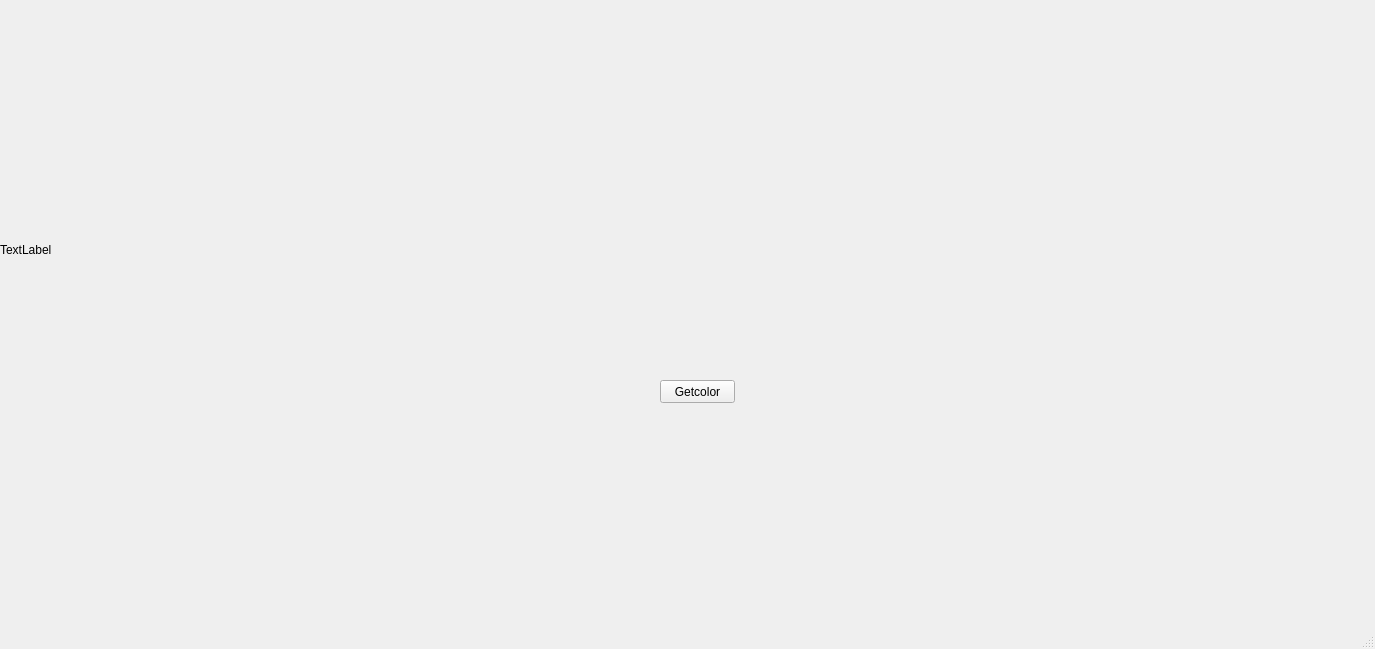
<?xml version="1.0" encoding="UTF-8"?>
<ui version="4.0">
 <class>MainWindow</class>
 <widget class="QMainWindow" name="MainWindow">
  <property name="geometry">
   <rect>
    <x>0</x>
    <y>0</y>
    <width>1375</width>
    <height>649</height>
   </rect>
  </property>
  <property name="windowTitle">
   <string>MainWindow</string>
  </property>
  <widget class="QWidget" name="centralwidget">
   <widget class="QLabel" name="label">
    <property name="geometry">
     <rect>
      <x>0</x>
      <y>0</y>
      <width>500</width>
      <height>500</height>
     </rect>
    </property>
    <property name="text">
     <string>TextLabel</string>
    </property>
   </widget>
   <widget class="QPushButton" name="pushButton">
    <property name="geometry">
     <rect>
      <x>660</x>
      <y>380</y>
      <width>75</width>
      <height>23</height>
     </rect>
    </property>
    <property name="text">
     <string>Getcolor</string>
    </property>
   </widget>
  </widget>
  <widget class="QMenuBar" name="menubar">
   <property name="geometry">
    <rect>
     <x>0</x>
     <y>0</y>
     <width>1375</width>
     <height>21</height>
    </rect>
   </property>
  </widget>
  <widget class="QStatusBar" name="statusbar"/>
 </widget>
 <resources/>
 <connections/>
</ui>
